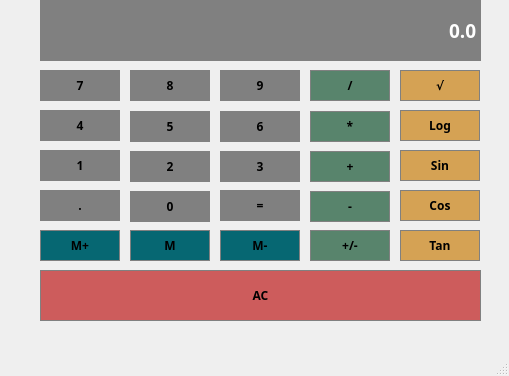
<?xml version="1.0" encoding="UTF-8"?>
<ui version="4.0">
 <class>Calculator</class>
 <widget class="QMainWindow" name="Calculator">
  <property name="geometry">
   <rect>
    <x>0</x>
    <y>0</y>
    <width>509</width>
    <height>376</height>
   </rect>
  </property>
  <property name="sizePolicy">
   <sizepolicy hsizetype="Maximum" vsizetype="Maximum">
    <horstretch>0</horstretch>
    <verstretch>0</verstretch>
   </sizepolicy>
  </property>
  <property name="windowTitle">
   <string>Calculator</string>
  </property>
  <widget class="QWidget" name="centralWidget">
   <widget class="QLineEdit" name="Display">
    <property name="geometry">
     <rect>
      <x>40</x>
      <y>0</y>
      <width>441</width>
      <height>61</height>
     </rect>
    </property>
    <property name="sizePolicy">
     <sizepolicy hsizetype="Expanding" vsizetype="Expanding">
      <horstretch>0</horstretch>
      <verstretch>0</verstretch>
     </sizepolicy>
    </property>
    <property name="font">
     <font>
      <family>Arial Black</family>
      <pointsize>14</pointsize>
      <weight>75</weight>
      <bold>true</bold>
     </font>
    </property>
    <property name="styleSheet">
     <string notr="true">QLineEdit {
background-color: gray;
color: #ffffff;
border: 1px solid gray;
}</string>
    </property>
    <property name="text">
     <string>0.0</string>
    </property>
    <property name="alignment">
     <set>Qt::AlignRight|Qt::AlignTrailing|Qt::AlignVCenter</set>
    </property>
   </widget>
   <widget class="QPushButton" name="Button7">
    <property name="geometry">
     <rect>
      <x>40</x>
      <y>70</y>
      <width>80</width>
      <height>31</height>
     </rect>
    </property>
    <property name="sizePolicy">
     <sizepolicy hsizetype="Expanding" vsizetype="Expanding">
      <horstretch>0</horstretch>
      <verstretch>0</verstretch>
     </sizepolicy>
    </property>
    <property name="font">
     <font>
      <family>Arial Black</family>
      <weight>75</weight>
      <bold>true</bold>
     </font>
    </property>
    <property name="styleSheet">
     <string notr="true">QPushButton {
background-color: #808080;
padding: 4p;
border: 1px solid gray;
}

QPushButton:pressed {
background-color: #A9A9A9;
padding: 4p;
border: 1px solid gray;
}</string>
    </property>
    <property name="text">
     <string>7</string>
    </property>
   </widget>
   <widget class="QPushButton" name="Button8">
    <property name="geometry">
     <rect>
      <x>130</x>
      <y>70</y>
      <width>80</width>
      <height>31</height>
     </rect>
    </property>
    <property name="sizePolicy">
     <sizepolicy hsizetype="Expanding" vsizetype="Expanding">
      <horstretch>0</horstretch>
      <verstretch>0</verstretch>
     </sizepolicy>
    </property>
    <property name="font">
     <font>
      <family>Arial Black</family>
      <weight>75</weight>
      <bold>true</bold>
     </font>
    </property>
    <property name="styleSheet">
     <string notr="true">QPushButton {
background-color: #808080;
padding: 4p;
border: 1px solid gray;
}

QPushButton:pressed {
background-color: #A9A9A9;
padding: 4p;
border: 1px solid gray;
}</string>
    </property>
    <property name="text">
     <string>8</string>
    </property>
   </widget>
   <widget class="QPushButton" name="Button9">
    <property name="geometry">
     <rect>
      <x>220</x>
      <y>70</y>
      <width>80</width>
      <height>31</height>
     </rect>
    </property>
    <property name="sizePolicy">
     <sizepolicy hsizetype="Expanding" vsizetype="Expanding">
      <horstretch>0</horstretch>
      <verstretch>0</verstretch>
     </sizepolicy>
    </property>
    <property name="font">
     <font>
      <family>Arial Black</family>
      <weight>75</weight>
      <bold>true</bold>
     </font>
    </property>
    <property name="styleSheet">
     <string notr="true">QPushButton {
background-color: #808080;
padding: 4p;
border: 1px solid gray;
}

QPushButton:pressed {
background-color: #A9A9A9;
padding: 4p;
border: 1px solid gray;
}</string>
    </property>
    <property name="text">
     <string>9</string>
    </property>
   </widget>
   <widget class="QPushButton" name="Divide">
    <property name="geometry">
     <rect>
      <x>310</x>
      <y>70</y>
      <width>80</width>
      <height>31</height>
     </rect>
    </property>
    <property name="sizePolicy">
     <sizepolicy hsizetype="Expanding" vsizetype="Expanding">
      <horstretch>0</horstretch>
      <verstretch>0</verstretch>
     </sizepolicy>
    </property>
    <property name="font">
     <font>
      <family>Arial Black</family>
      <weight>75</weight>
      <bold>true</bold>
     </font>
    </property>
    <property name="styleSheet">
     <string notr="true">QPushButton {
background-color: #58846C;
padding: 4p;
border: 1px solid gray;
}

QPushButton:pressed {
background-color: #A9A9A9;
padding: 4p;
border: 1px solid gray;
}</string>
    </property>
    <property name="text">
     <string>/</string>
    </property>
   </widget>
   <widget class="QPushButton" name="Button4">
    <property name="geometry">
     <rect>
      <x>40</x>
      <y>110</y>
      <width>80</width>
      <height>31</height>
     </rect>
    </property>
    <property name="sizePolicy">
     <sizepolicy hsizetype="Expanding" vsizetype="Expanding">
      <horstretch>0</horstretch>
      <verstretch>0</verstretch>
     </sizepolicy>
    </property>
    <property name="font">
     <font>
      <family>Arial Black</family>
      <weight>75</weight>
      <bold>true</bold>
     </font>
    </property>
    <property name="styleSheet">
     <string notr="true">QPushButton {
background-color: #808080;
padding: 4p;
border: 1px solid gray;
}

QPushButton:pressed {
background-color: #A9A9A9;
padding: 4p;
border: 1px solid gray;
}</string>
    </property>
    <property name="text">
     <string>4</string>
    </property>
   </widget>
   <widget class="QPushButton" name="Button5">
    <property name="geometry">
     <rect>
      <x>130</x>
      <y>111</y>
      <width>80</width>
      <height>31</height>
     </rect>
    </property>
    <property name="sizePolicy">
     <sizepolicy hsizetype="Expanding" vsizetype="Expanding">
      <horstretch>0</horstretch>
      <verstretch>0</verstretch>
     </sizepolicy>
    </property>
    <property name="font">
     <font>
      <family>Arial Black</family>
      <weight>75</weight>
      <bold>true</bold>
     </font>
    </property>
    <property name="styleSheet">
     <string notr="true">QPushButton {
background-color: #808080;
padding: 4p;
border: 1px solid gray;
}

QPushButton:pressed {
background-color: #A9A9A9;
padding: 4p;
border: 1px solid gray;
}</string>
    </property>
    <property name="text">
     <string>5</string>
    </property>
   </widget>
   <widget class="QPushButton" name="Button6">
    <property name="geometry">
     <rect>
      <x>220</x>
      <y>111</y>
      <width>80</width>
      <height>31</height>
     </rect>
    </property>
    <property name="sizePolicy">
     <sizepolicy hsizetype="Expanding" vsizetype="Expanding">
      <horstretch>0</horstretch>
      <verstretch>0</verstretch>
     </sizepolicy>
    </property>
    <property name="font">
     <font>
      <family>Arial Black</family>
      <weight>75</weight>
      <bold>true</bold>
     </font>
    </property>
    <property name="styleSheet">
     <string notr="true">QPushButton {
background-color: #808080;
padding: 4p;
border: 1px solid gray;
}

QPushButton:pressed {
background-color: #A9A9A9;
padding: 4p;
border: 1px solid gray;
}</string>
    </property>
    <property name="text">
     <string>6</string>
    </property>
   </widget>
   <widget class="QPushButton" name="Multiply">
    <property name="geometry">
     <rect>
      <x>310</x>
      <y>111</y>
      <width>80</width>
      <height>31</height>
     </rect>
    </property>
    <property name="sizePolicy">
     <sizepolicy hsizetype="Expanding" vsizetype="Expanding">
      <horstretch>0</horstretch>
      <verstretch>0</verstretch>
     </sizepolicy>
    </property>
    <property name="font">
     <font>
      <family>Arial Black</family>
      <weight>75</weight>
      <bold>true</bold>
     </font>
    </property>
    <property name="styleSheet">
     <string notr="true">QPushButton {
background-color: #58846C;
padding: 4p;
border: 1px solid gray;
}

QPushButton:pressed {
background-color: #A9A9A9;
padding: 4p;
border: 1px solid gray;
}</string>
    </property>
    <property name="text">
     <string>*</string>
    </property>
   </widget>
   <widget class="QPushButton" name="Button1">
    <property name="geometry">
     <rect>
      <x>40</x>
      <y>150</y>
      <width>80</width>
      <height>31</height>
     </rect>
    </property>
    <property name="sizePolicy">
     <sizepolicy hsizetype="Expanding" vsizetype="Expanding">
      <horstretch>0</horstretch>
      <verstretch>0</verstretch>
     </sizepolicy>
    </property>
    <property name="font">
     <font>
      <family>Arial Black</family>
      <weight>75</weight>
      <bold>true</bold>
     </font>
    </property>
    <property name="styleSheet">
     <string notr="true">QPushButton {
background-color: #808080;
padding: 4p;
border: 1px solid gray;
}

QPushButton:pressed {
background-color: #A9A9A9;
padding: 4p;
border: 1px solid gray;
}</string>
    </property>
    <property name="text">
     <string>1</string>
    </property>
   </widget>
   <widget class="QPushButton" name="Button2">
    <property name="geometry">
     <rect>
      <x>130</x>
      <y>151</y>
      <width>80</width>
      <height>31</height>
     </rect>
    </property>
    <property name="sizePolicy">
     <sizepolicy hsizetype="Expanding" vsizetype="Expanding">
      <horstretch>0</horstretch>
      <verstretch>0</verstretch>
     </sizepolicy>
    </property>
    <property name="font">
     <font>
      <family>Arial Black</family>
      <weight>75</weight>
      <bold>true</bold>
     </font>
    </property>
    <property name="styleSheet">
     <string notr="true">QPushButton {
background-color: #808080;
padding: 4p;
border: 1px solid gray;
}

QPushButton:pressed {
background-color: #A9A9A9;
padding: 4p;
border: 1px solid gray;
}</string>
    </property>
    <property name="text">
     <string>2</string>
    </property>
   </widget>
   <widget class="QPushButton" name="Button3">
    <property name="geometry">
     <rect>
      <x>220</x>
      <y>151</y>
      <width>80</width>
      <height>31</height>
     </rect>
    </property>
    <property name="sizePolicy">
     <sizepolicy hsizetype="Expanding" vsizetype="Expanding">
      <horstretch>0</horstretch>
      <verstretch>0</verstretch>
     </sizepolicy>
    </property>
    <property name="font">
     <font>
      <family>Arial Black</family>
      <weight>75</weight>
      <bold>true</bold>
     </font>
    </property>
    <property name="styleSheet">
     <string notr="true">QPushButton {
background-color: #808080;
padding: 4p;
border: 1px solid gray;
}

QPushButton:pressed {
background-color: #A9A9A9;
padding: 4p;
border: 1px solid gray;
}</string>
    </property>
    <property name="text">
     <string>3</string>
    </property>
   </widget>
   <widget class="QPushButton" name="Add">
    <property name="geometry">
     <rect>
      <x>310</x>
      <y>151</y>
      <width>80</width>
      <height>31</height>
     </rect>
    </property>
    <property name="sizePolicy">
     <sizepolicy hsizetype="Expanding" vsizetype="Expanding">
      <horstretch>0</horstretch>
      <verstretch>0</verstretch>
     </sizepolicy>
    </property>
    <property name="font">
     <font>
      <family>Arial Black</family>
      <weight>75</weight>
      <bold>true</bold>
     </font>
    </property>
    <property name="styleSheet">
     <string notr="true">QPushButton {
background-color: #58846C;
padding: 4p;
border: 1px solid gray;
}

QPushButton:pressed {
background-color: #A9A9A9;
padding: 4p;
border: 1px solid gray;
}</string>
    </property>
    <property name="text">
     <string>+</string>
    </property>
   </widget>
   <widget class="QPushButton" name="Clear">
    <property name="geometry">
     <rect>
      <x>40</x>
      <y>270</y>
      <width>441</width>
      <height>51</height>
     </rect>
    </property>
    <property name="sizePolicy">
     <sizepolicy hsizetype="Expanding" vsizetype="Expanding">
      <horstretch>0</horstretch>
      <verstretch>0</verstretch>
     </sizepolicy>
    </property>
    <property name="font">
     <font>
      <family>Arial Black</family>
      <weight>75</weight>
      <bold>true</bold>
     </font>
    </property>
    <property name="styleSheet">
     <string notr="true">QPushButton {
background-color: #CD5C5C;
padding: 4p;
border: 1px solid gray;
}

QPushButton:pressed {
background-color: #A9A9A9;
padding: 4p;
border: 1px solid gray;
}</string>
    </property>
    <property name="text">
     <string>AC</string>
    </property>
   </widget>
   <widget class="QPushButton" name="Button0">
    <property name="geometry">
     <rect>
      <x>130</x>
      <y>191</y>
      <width>80</width>
      <height>31</height>
     </rect>
    </property>
    <property name="sizePolicy">
     <sizepolicy hsizetype="Expanding" vsizetype="Expanding">
      <horstretch>0</horstretch>
      <verstretch>0</verstretch>
     </sizepolicy>
    </property>
    <property name="font">
     <font>
      <family>Arial Black</family>
      <weight>75</weight>
      <bold>true</bold>
     </font>
    </property>
    <property name="styleSheet">
     <string notr="true">QPushButton {
background-color: #808080;
padding: 4p;
border: 1px solid gray;
}

QPushButton:pressed {
background-color: #A9A9A9;
padding: 4p;
border: 1px solid gray;
}</string>
    </property>
    <property name="text">
     <string>0</string>
    </property>
   </widget>
   <widget class="QPushButton" name="Equal">
    <property name="geometry">
     <rect>
      <x>220</x>
      <y>190</y>
      <width>80</width>
      <height>31</height>
     </rect>
    </property>
    <property name="sizePolicy">
     <sizepolicy hsizetype="Expanding" vsizetype="Expanding">
      <horstretch>0</horstretch>
      <verstretch>0</verstretch>
     </sizepolicy>
    </property>
    <property name="font">
     <font>
      <family>Arial Black</family>
      <weight>75</weight>
      <bold>true</bold>
     </font>
    </property>
    <property name="styleSheet">
     <string notr="true">QPushButton {
background-color: #808080;
padding: 4p;
border: 1px solid gray;
}

QPushButton:pressed {
background-color: #A9A9A9;
padding: 4p;
border: 1px solid gray;
}</string>
    </property>
    <property name="text">
     <string>=</string>
    </property>
   </widget>
   <widget class="QPushButton" name="Subtract">
    <property name="geometry">
     <rect>
      <x>310</x>
      <y>191</y>
      <width>80</width>
      <height>31</height>
     </rect>
    </property>
    <property name="sizePolicy">
     <sizepolicy hsizetype="Expanding" vsizetype="Expanding">
      <horstretch>0</horstretch>
      <verstretch>0</verstretch>
     </sizepolicy>
    </property>
    <property name="font">
     <font>
      <family>Arial Black</family>
      <weight>75</weight>
      <bold>true</bold>
     </font>
    </property>
    <property name="styleSheet">
     <string notr="true">QPushButton {
background-color: #58846C;
padding: 4p;
border: 1px solid gray;
}

QPushButton:pressed {
background-color: #A9A9A9;
padding: 4p;
border: 1px solid gray;
}</string>
    </property>
    <property name="text">
     <string>-</string>
    </property>
    <property name="autoDefault">
     <bool>false</bool>
    </property>
   </widget>
   <widget class="QPushButton" name="MemAdd">
    <property name="geometry">
     <rect>
      <x>40</x>
      <y>230</y>
      <width>80</width>
      <height>31</height>
     </rect>
    </property>
    <property name="sizePolicy">
     <sizepolicy hsizetype="Expanding" vsizetype="Expanding">
      <horstretch>0</horstretch>
      <verstretch>0</verstretch>
     </sizepolicy>
    </property>
    <property name="font">
     <font>
      <family>Arial Black</family>
      <weight>75</weight>
      <bold>true</bold>
     </font>
    </property>
    <property name="styleSheet">
     <string notr="true">QPushButton {
background-color: #066772;
padding: 4p;
border: 1px solid gray;
}

QPushButton:pressed {
background-color: #A9A9A9;
padding: 4p;
border: 1px solid gray;
}</string>
    </property>
    <property name="text">
     <string>M+</string>
    </property>
   </widget>
   <widget class="QPushButton" name="MemClear">
    <property name="geometry">
     <rect>
      <x>220</x>
      <y>230</y>
      <width>80</width>
      <height>31</height>
     </rect>
    </property>
    <property name="sizePolicy">
     <sizepolicy hsizetype="Expanding" vsizetype="Expanding">
      <horstretch>0</horstretch>
      <verstretch>0</verstretch>
     </sizepolicy>
    </property>
    <property name="font">
     <font>
      <family>Arial Black</family>
      <weight>75</weight>
      <bold>true</bold>
     </font>
    </property>
    <property name="styleSheet">
     <string notr="true">QPushButton {
background-color: #066772;
padding: 4p;
border: 1px solid gray;
}

QPushButton:pressed {
background-color: #A9A9A9;
padding: 4p;
border: 1px solid gray;
}</string>
    </property>
    <property name="text">
     <string>M-</string>
    </property>
   </widget>
   <widget class="QPushButton" name="Mem">
    <property name="geometry">
     <rect>
      <x>130</x>
      <y>230</y>
      <width>80</width>
      <height>31</height>
     </rect>
    </property>
    <property name="sizePolicy">
     <sizepolicy hsizetype="Expanding" vsizetype="Expanding">
      <horstretch>0</horstretch>
      <verstretch>0</verstretch>
     </sizepolicy>
    </property>
    <property name="font">
     <font>
      <family>Arial Black</family>
      <weight>75</weight>
      <bold>true</bold>
     </font>
    </property>
    <property name="styleSheet">
     <string notr="true">QPushButton {
background-color: #066772;
padding: 4p;
border: 1px solid gray;
}

QPushButton:pressed {
background-color: #A9A9A9;
padding: 4p;
border: 1px solid gray;
}</string>
    </property>
    <property name="text">
     <string>M</string>
    </property>
   </widget>
   <widget class="QPushButton" name="ChangeSign">
    <property name="geometry">
     <rect>
      <x>310</x>
      <y>230</y>
      <width>80</width>
      <height>31</height>
     </rect>
    </property>
    <property name="sizePolicy">
     <sizepolicy hsizetype="Expanding" vsizetype="Expanding">
      <horstretch>0</horstretch>
      <verstretch>0</verstretch>
     </sizepolicy>
    </property>
    <property name="font">
     <font>
      <family>Arial Black</family>
      <weight>75</weight>
      <bold>true</bold>
     </font>
    </property>
    <property name="styleSheet">
     <string notr="true">QPushButton {
background-color: #58846C;
padding: 4p;
border: 1px solid gray;
}

QPushButton:pressed {
background-color: #A9A9A9;
padding: 4p;
border: 1px solid gray;
}</string>
    </property>
    <property name="text">
     <string>+/-</string>
    </property>
   </widget>
   <widget class="QPushButton" name="Tangent">
    <property name="geometry">
     <rect>
      <x>400</x>
      <y>230</y>
      <width>80</width>
      <height>31</height>
     </rect>
    </property>
    <property name="sizePolicy">
     <sizepolicy hsizetype="Expanding" vsizetype="Expanding">
      <horstretch>0</horstretch>
      <verstretch>0</verstretch>
     </sizepolicy>
    </property>
    <property name="font">
     <font>
      <family>Arial Black</family>
      <weight>75</weight>
      <bold>true</bold>
     </font>
    </property>
    <property name="styleSheet">
     <string notr="true">QPushButton {
background-color: #D5A254;
padding: 4p;
border: 1px solid gray;
}

QPushButton:pressed {
background-color: #A9A9A9;
padding: 4p;
border: 1px solid gray;
}</string>
    </property>
    <property name="text">
     <string>Tan</string>
    </property>
   </widget>
   <widget class="QPushButton" name="Sine">
    <property name="geometry">
     <rect>
      <x>400</x>
      <y>150</y>
      <width>80</width>
      <height>31</height>
     </rect>
    </property>
    <property name="sizePolicy">
     <sizepolicy hsizetype="Expanding" vsizetype="Expanding">
      <horstretch>0</horstretch>
      <verstretch>0</verstretch>
     </sizepolicy>
    </property>
    <property name="font">
     <font>
      <family>Arial Black</family>
      <weight>75</weight>
      <bold>true</bold>
     </font>
    </property>
    <property name="styleSheet">
     <string notr="true">QPushButton {
background-color: #D5A254;
padding: 4p;
border: 1px solid gray;
}

QPushButton:pressed {
background-color: #A9A9A9;
padding: 4p;
border: 1px solid gray;
}</string>
    </property>
    <property name="text">
     <string>Sin</string>
    </property>
   </widget>
   <widget class="QPushButton" name="SquareRoot">
    <property name="geometry">
     <rect>
      <x>400</x>
      <y>70</y>
      <width>80</width>
      <height>31</height>
     </rect>
    </property>
    <property name="sizePolicy">
     <sizepolicy hsizetype="Expanding" vsizetype="Expanding">
      <horstretch>0</horstretch>
      <verstretch>0</verstretch>
     </sizepolicy>
    </property>
    <property name="font">
     <font>
      <family>Arial Black</family>
      <weight>75</weight>
      <bold>true</bold>
     </font>
    </property>
    <property name="styleSheet">
     <string notr="true">QPushButton {
background-color: #D5A254;
padding: 4p;
border: 1px solid gray;
}

QPushButton:pressed {
background-color: #A9A9A9;
padding: 4p;
border: 1px solid gray;
}</string>
    </property>
    <property name="text">
     <string>√</string>
    </property>
   </widget>
   <widget class="QPushButton" name="Cosine">
    <property name="geometry">
     <rect>
      <x>400</x>
      <y>190</y>
      <width>80</width>
      <height>31</height>
     </rect>
    </property>
    <property name="sizePolicy">
     <sizepolicy hsizetype="Expanding" vsizetype="Expanding">
      <horstretch>0</horstretch>
      <verstretch>0</verstretch>
     </sizepolicy>
    </property>
    <property name="font">
     <font>
      <family>Arial Black</family>
      <weight>75</weight>
      <bold>true</bold>
     </font>
    </property>
    <property name="styleSheet">
     <string notr="true">QPushButton {
background-color: #D5A254;
padding: 4p;
border: 1px solid gray;
}

QPushButton:pressed {
background-color: #A9A9A9;
padding: 4p;
border: 1px solid gray;
}</string>
    </property>
    <property name="text">
     <string>Cos</string>
    </property>
   </widget>
   <widget class="QPushButton" name="Logarithm">
    <property name="geometry">
     <rect>
      <x>400</x>
      <y>110</y>
      <width>80</width>
      <height>31</height>
     </rect>
    </property>
    <property name="sizePolicy">
     <sizepolicy hsizetype="Expanding" vsizetype="Expanding">
      <horstretch>0</horstretch>
      <verstretch>0</verstretch>
     </sizepolicy>
    </property>
    <property name="font">
     <font>
      <family>Arial Black</family>
      <weight>75</weight>
      <bold>true</bold>
     </font>
    </property>
    <property name="styleSheet">
     <string notr="true">QPushButton {
background-color: #D5A254;
padding: 4p;
border: 1px solid gray;
}

QPushButton:pressed {
background-color: #A9A9A9;
padding: 4p;
border: 1px solid gray;
}</string>
    </property>
    <property name="text">
     <string>Log</string>
    </property>
   </widget>
   <widget class="QPushButton" name="Point">
    <property name="geometry">
     <rect>
      <x>40</x>
      <y>190</y>
      <width>80</width>
      <height>31</height>
     </rect>
    </property>
    <property name="sizePolicy">
     <sizepolicy hsizetype="Expanding" vsizetype="Expanding">
      <horstretch>0</horstretch>
      <verstretch>0</verstretch>
     </sizepolicy>
    </property>
    <property name="font">
     <font>
      <family>Arial Black</family>
      <weight>75</weight>
      <bold>true</bold>
     </font>
    </property>
    <property name="styleSheet">
     <string notr="true">QPushButton {
background-color: #808080;
padding: 4p;
border: 1px solid gray;
}

QPushButton:pressed {
background-color: #A9A9A9;
padding: 4p;
border: 1px solid gray;
}</string>
    </property>
    <property name="text">
     <string>.</string>
    </property>
   </widget>
  </widget>
  <widget class="QMenuBar" name="menuBar">
   <property name="geometry">
    <rect>
     <x>0</x>
     <y>0</y>
     <width>509</width>
     <height>21</height>
    </rect>
   </property>
  </widget>
  <widget class="QStatusBar" name="statusBar"/>
 </widget>
 <layoutdefault spacing="6" margin="11"/>
 <resources/>
 <connections/>
</ui>
